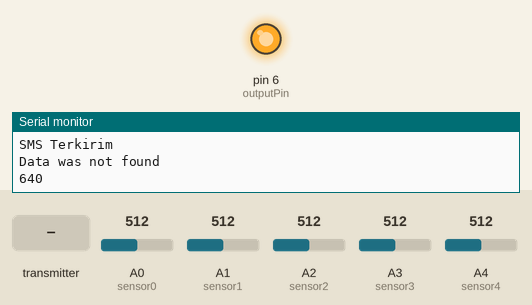
This sketch was run on a simulated Arduino Uno, built with avr-gcc and run on an emulated ATmega328P. Parts: output pins drawn as LEDs (lit = HIGH), the last lines printed to the serial monitor. The inputs (shaded band) are chosen by the test bench; at power-on: A3 (sensor3) = 512, A0 (sensor0) = 512, A1 (sensor1) = 512, A2 (sensor2) = 512, A4 (sensor4) = 512. No radio packets arrive unless stated; the modem accepts every AT command (registered, SIM ready, sends succeed) and sends nothing else.

Above: at 14.0 s.
14.1 s: A3 (sensor3) set to 269
27.6 s: A3 (sensor3) set to 240
At 40.5 s:
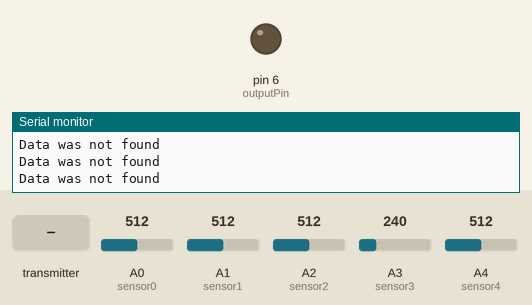
41.1 s: the transmitter starts sending sensorValue = 0
51.0 s: A0 (sensor0) set to 531
60.9 s: A0 (sensor0) set to 562
At 62.2 s:
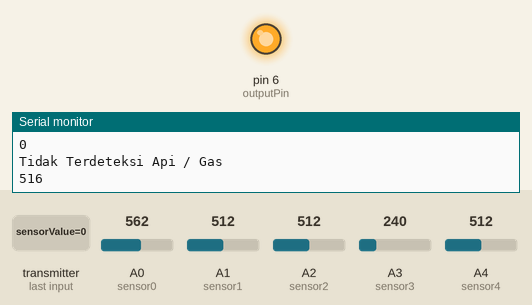
74.9 s: A1 (sensor1) set to 483
At 88.0 s:
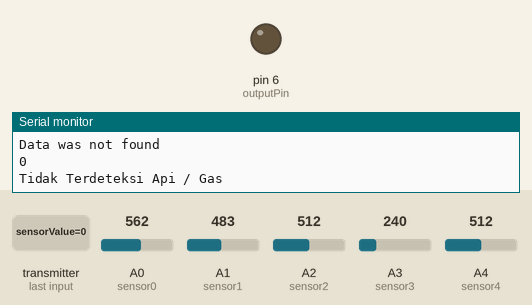
Timing chart, 0 to 89.5 s (numbered marks = the images above; inputs shaded):
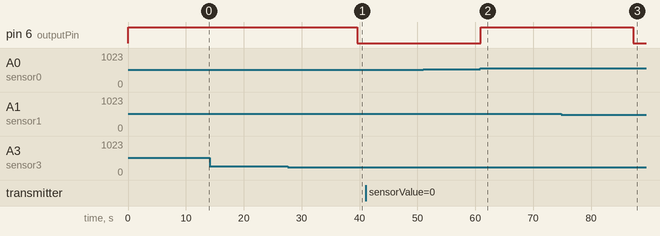

The sketch:

Alat_sensor_api_receiver.ino
```cpp
#include <SPI.h>
#include <nRF24L01.h>
#include <RF24.h>
#include <SoftwareSerial.h>
#define STM800_TX_PIN 2
#define STM800_RX_PIN 3

SoftwareSerial serialSIM800(STM800_TX_PIN, STM800_RX_PIN);

int sensorValue;
int outputPin = 6;

const uint64_t pipe = 0xE8E8F0F0E1LL;
RF24 radio(7, 8); // CE, CSN

int sensor0 = A0;
int sensor1 = A1;
int sensor2 = A2;
int sensor3 = A3;
int sensor4 = A4;

int nilaisensor0;
int nilaisensor1;
int nilaisensor2;
int nilaisensor3;
int nilaisensor4;
int averagenilai0;

void setup() {
  Serial.begin(9600);
  radio.begin();
  radio.openReadingPipe(1, pipe);
  radio.setDataRate(RF24_250KBPS);
  radio.startListening();
  pinMode(outputPin, OUTPUT);
  while(!Serial);
  serialSIM800.begin(9600);
}

void loop() {
  SensorApi();
  if (radio.available()) {
        radio.read(&sensorValue, sizeof(sensorValue));
        Serial.println(sensorValue);
        if (sensorValue >= 512) {
            digitalWrite(outputPin, HIGH);
            Serial.println("Tidak Terdeteksi Api / Gas");
            serialSIM800.write("AT+CMGF=1\r\n");
            delay(1000);
            serialSIM800.write("AT+CMGS=\"08xxxxxxx\"\r\n"); //nomor Hp yang dihubungi
            delay(1000);
            serialSIM800.write("Terdeteksi Api / Gas Di Alamat Banaran, Sendangadi, Kec. Mlati, Kabupaten Sleman, Daerah Istimewa Yogyakarta 55285 https://maps.app.goo.gl/Pu9iarQyLN5iEAiRA");
            delay(1000);
            serialSIM800.write((char)26);
            delay(10000);
            Serial.println("SMS Terkirim");
        } else {
            digitalWrite(outputPin, LOW);
            Serial.println("Tidak Terdeteksi Api / Gas");
        }
  }else {
        Serial.println("Data was not found");
  }
}

void SensorApi(){
  nilaisensor0 = analogRead(sensor0);
  nilaisensor1 = analogRead(sensor1);
  nilaisensor2 = analogRead(sensor2);
  nilaisensor3 = analogRead(sensor3);
  nilaisensor4 = analogRead(sensor4);
  averagenilai0 = (nilaisensor0 + nilaisensor1 + nilaisensor2 +nilaisensor3 + nilaisensor3)/4;

  if(averagenilai0  >= 512){
      digitalWrite(outputPin, HIGH);
      Serial.println(averagenilai0);
      serialSIM800.write("AT+CMGF=1\r\n");
      delay(1000);
      serialSIM800.write("AT+CMGS=\"082210410052\"\r\n");
      delay(1000);
      serialSIM800.write("Terdeteksi Api / Gas Di Alamat Banaran, Sendangadi, Kec. Mlati, Kabupaten Sleman, Daerah Istimewa Yogyakarta 55285 https://maps.app.goo.gl/Pu9iarQyLN5iEAiRA");
      delay(1000);
      serialSIM800.write((char)26);
      delay(10000);
      Serial.println("SMS Terkirim");
  }else{
    digitalWrite(outputPin, LOW);
  }
}
```

Measured:
- the behaviour switches between 256 and 255 on A3 (sensor3) (found by bisection; images 0 and 1)
- the behaviour switches between 543 and 544 on A0 (sensor0) (found by bisection; images 1 and 2)
- the behaviour switches between 494 and 493 on A1 (sensor1) (found by bisection; images 2 and 3)
- after the input at 27.6 s, pin 6 (outputPin): HIGH → LOW after 12.0 s
- after the input at 60.9 s, pin 6 (outputPin): LOW → HIGH at once
- after the input at 74.9 s, pin 6 (outputPin): HIGH → LOW after 12.4 s
